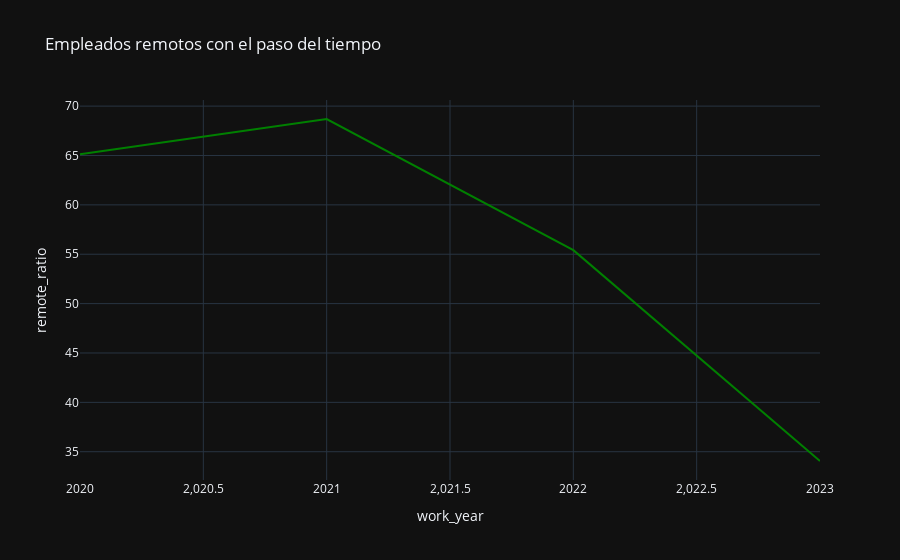

Notebook code cell kept with this figure:
### Markdown cell above
¿Cómo ha cambiado la proporción de trabajo remoto con el paso del tiempo?

### Code cell
remote_overtime = df.groupby('work_year')['remote_ratio'].mean().reset_index()
fig = px.line(remote_overtime, x='work_year', y='remote_ratio', title='Empleados remotos con el paso del tiempo',
              template='plotly_dark', color_discrete_sequence=['green'])
fig.show()

### Figure 1 — Plotly figure (JSON) as saved in the notebook; plotly's stock layout.template omitted (floating-point values rounded to 4 significant figures)
{"data": [{"hovertemplate": "work_year=%{x}<br>remote_ratio=%{y}<extra></extra>", "legendgroup": "", "line": {"color": "green", "dash": "solid"}, "marker": {"symbol": "circle"}, "mode": "lines", "name": "", "orientation": "v", "showlegend": false, "type": "scatter", "x": [2020, 2021, 2022, 2023], "xaxis": "x", "y": [65.13, 68.7, 55.41, 34.06], "yaxis": "y"}], "layout": {"legend": {"tracegroupgap": 0}, "title": {"text": "Empleados remotos con el paso del tiempo"}, "xaxis": {"anchor": "y", "domain": [0, 1], "title": {"text": "work_year"}}, "yaxis": {"anchor": "x", "domain": [0, 1], "title": {"text": "remote_ratio"}}}}
